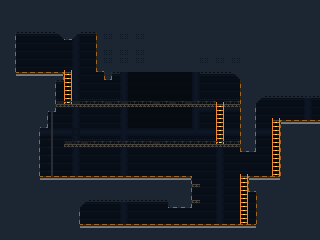

This is a level from a 2D game, rendered from its Tiled map with the project's own tilesets. A one-line summary and the map file follow, with tile-layer data summarised:
An orthogonal 40x30 tile map with 8x8 px tiles, 5 tile layers (BACKGROUND, BACKGROUND2, BACKGROUND3, FOREGROUND, ...), 3 tilesets and 36 objects (4x LADDER, 2x DOOR, SOLDIER, DEBUG, CHANGE_STAGE, ...).

<map version="1.0" orientation="orthogonal" renderorder="right-down" width="40" height="30" tilewidth="8" tileheight="8" nextobjectid="72">
 <tileset firstgid="1" source="PLACEHOLDER.tsx" />
 <tileset firstgid="9" source="SEWER.tsx" />
 <tileset firstgid="39" source="PIER.tsx" />
 <layer name="BACKGROUND" width="40" height="30">
  <data>[1200 cells, 500 non-empty, 4 distinct tile ids]</data>
 </layer>
 <layer name="BACKGROUND2" width="40" height="30">
  <data>[1200 cells, 89 non-empty, 8 distinct tile ids]</data>
 </layer>
 <layer name="BACKGROUND3" width="40" height="30">
  <data>[1200 cells, 34 non-empty, 3 distinct tile ids]</data>
 </layer>
 <objectgroup name="SOLID" visible="0">
  <object id="18" x="16" y="72" width="48" height="8" />
  <object id="19" x="16" y="80" width="40" height="32" />
  <object id="20" x="56" y="104" width="160" height="4" />
  <object id="21" x="224" y="104" width="16" height="4" />
  <object id="22" x="64" y="144" width="176" height="4" />
  <object id="23" x="240" y="72" width="16" height="80" />
  <object id="24" x="24" y="128" width="16" height="48" />
  <object id="25" x="40" y="176" width="128" height="24" />
  <object id="26" x="80" y="224" width="176" height="8" />
  <object id="28" x="64" y="200" width="16" height="32" />
  <object id="29" x="40" y="112" width="8" height="16" />
  <object id="32" x="256" y="192" width="24" height="40" />
  <object id="33" x="280" y="120" width="40" height="56" />
  <object id="34" x="256" y="72" width="64" height="24" />
  <object id="35" x="96" y="32" width="148" height="40" />
  <object id="36" x="248" y="176" width="32" height="16" />
  <object id="37" x="0" y="32" width="16" height="40" />
  <object id="38" x="0" y="16" width="104" height="16" />
  <object id="40" x="64" y="32" width="8" height="8" />
  <object id="67" x="168" y="176" width="24" height="32" />
  <object id="68" x="104" y="72" width="8" height="8" />
  <object id="69" x="192" y="200" width="8" height="4" />
  <object id="70" x="192" y="184" width="8" height="4" />
 </objectgroup>
 <layer name="FOREGROUND" width="40" height="30">
  <data>[1200 cells, 829 non-empty, 17 distinct tile ids]</data>
 </layer>
 <layer name="FG2" width="40" height="30">
  <data>[1200 cells, 5 non-empty, 1 distinct tile ids]</data>
 </layer>
 <objectgroup name="OBJECTS" visible="0">
  <object id="11" name="LADDER" x="64" y="72" width="8" height="32" />
  <object id="12" name="LADDER" x="216" y="104" width="8" height="40" />
  <object id="13" name="LADDER" x="272" y="120" width="8" height="56" />
  <object id="16" name="LADDER" x="240" y="176" width="8" height="48" />
  <object id="47" name="SOLDIER" x="192" y="88" width="8" height="16" />
  <object id="50" name="DOOR" x="28" y="60" width="16" height="12">
   <properties>
    <property name="LINK" value="stage/pier_06b.tmx" />
   </properties>
  </object>
  <object id="59" name="DEBUG" x="24" y="40" width="8" height="8" />
  <object id="61" name="DOOR" x="112" y="212" width="16" height="12">
   <properties>
    <property name="LINK" value="stage/pier_09.tmx" />
   </properties>
  </object>
  <object id="63" name="CHANGE_STAGE" x="320" y="96" width="8" height="24">
   <properties>
    <property name="LINK" value="stage/pier_08a.tmx" />
   </properties>
  </object>
  <object id="64" name="CHECKPOINT" x="136" y="160" width="16" height="16" />
  <object id="65" name="TURRET" x="88" y="216" width="8" height="8">
   <properties>
    <property name="DIRECTION" value="RIGHT" />
    <property name="NAME" value="gun1" />
   </properties>
  </object>
  <object id="66" name="SENSOR" x="169" y="208" width="22" height="16">
   <properties>
    <property name="GUN" value="gun1" />
   </properties>
  </object>
  <object id="71" name="ROPE" x="51" y="112" height="64" />
 </objectgroup>
</map>
